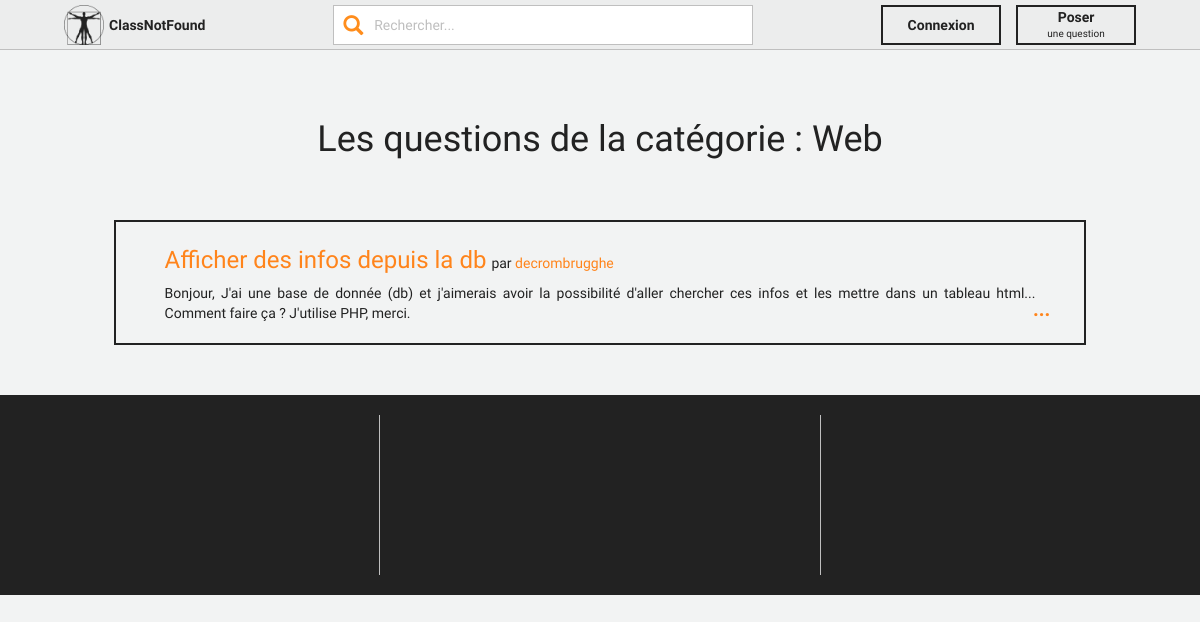
Before: /category/web with the older database file.
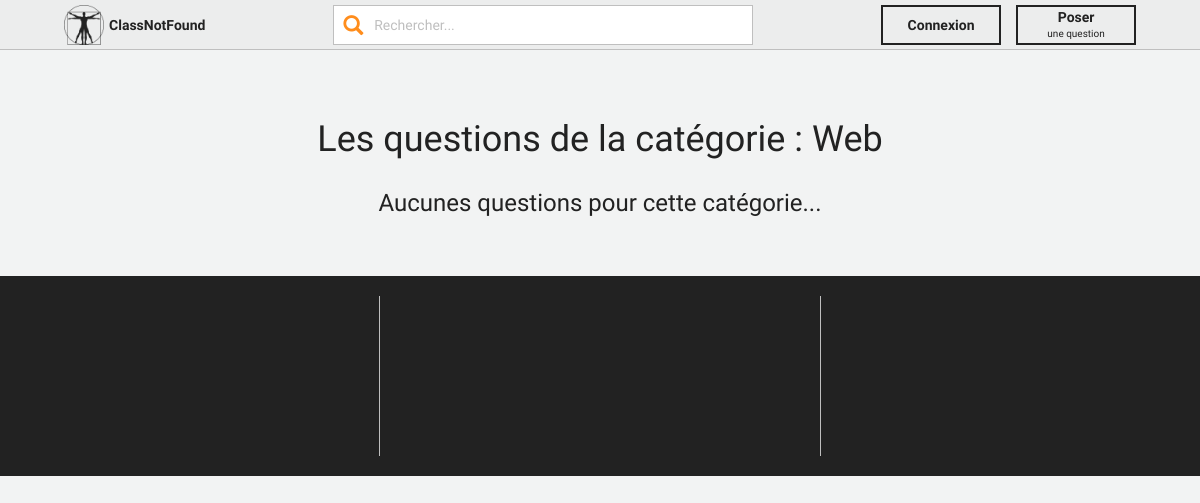
After: the same page with the newer database file.
### tables this page shows
CREATE TABLE `questions` (
  `question_id` int(11) NOT NULL,
  `title` varchar(255) NOT NULL,
  `category_id` int(11) NOT NULL,
  `subject` varchar(255) NOT NULL,
  `creation_date` datetime NOT NULL,
  `state` char(1) NOT NULL DEFAULT 'o' COMMENT '{‘o’, ’s’, ‘d’}',
  `user_id` int(11) NOT NULL,
  `referer_question_id` int(11) DEFAULT NULL,
  `correct_answer_id` int(11) DEFAULT NULL
);

CREATE TABLE `users` (
  `user_id` int(11) NOT NULL,
  `name` varchar(255) NOT NULL,
  `firstname` varchar(255) NOT NULL,
  `username` varchar(255) NOT NULL,
  `email` varchar(255) NOT NULL,
  `passwd` varchar(255) NOT NULL,
  `isLocked` tinyint(4) NOT NULL DEFAULT '0' COMMENT '{0, 1}',
  `isAdmin` tinyint(4) NOT NULL DEFAULT '0' COMMENT '{0, 1}'
);

### models/classes/Db.class.php (called while the page is built, shortened)
<?php
	class Db {
		private $_db;
		private function __construct() {
			$ini_array = parse_ini_file(PATH_MODELS."config.ini", true);
			$config['host'] = $ini_array['db']['host'];
			$config['dbname'] = $ini_array['db']['name'];
			$config['user'] = $ini_array['db']['user'];
			$config['pass'] = $ini_array['db']['passwd'];
			$pdo_options = array(PDO::ATTR_ERRMODE => PDO::ERRMODE_EXCEPTION,
				PDO::MYSQL_ATTR_INIT_COMMAND => 'SET NAMES utf8');
			try {
				$this->_db = new PDO('mysql:host='.$config['host'].';dbname='.$config['dbname'], $config['user'], $config['pass'], $pdo_options);
			} catch (Exception $e) {
				exit('Error : '.$e->getMessage());
			}
		}
		public function getCategory($referer) {
			$request = $this->_db->prepare("SELECT * FROM class_not_found.categories c WHERE c.link_referer = :referer");
			$request->bindValue('referer', $referer, PDO::PARAM_STR);
			$request->execute();
			$cat = $request->fetch();
			return $cat;
		}
		public function getQuestions() {
			$type = func_get_arg(0);
			if (!empty($type)) {
				switch ($type) {
					case "cat":
						$referer = func_get_arg(1);
						$request = $this->_db->prepare("SELECT q.question_id, q.title, q.subject, u.username
							FROM class_not_found.questions q, class_not_found.categories c, class_not_found.users u
							WHERE c.link_referer = :referer
							AND c.category_id = q.category_id
							AND u.user_id = q.user_id
							ORDER BY q.creation_date DESC");
						$request->bindValue('referer', $referer, PDO::PARAM_STR);
						break;
				}
			} else {
				$request = $this->_db->prepare("SELECT * FROM class_not_found.questions q ORDER BY q.creation_date DESC");
			}
			$request->execute();
			$quests = $request->fetchAll();
			return $quests;
		}
	}

### models/classes/GlobalFunctions.class.php (called while the page is built, shortened)
<?php
	class GlobalFunctions {
		public function clean($string) {
			$string = strtolower($string);
			$string = str_replace(' ', '-', $string);
			$string = iconv('utf-8','ASCII//IGNORE//TRANSLIT', $string);
			$string = preg_replace('/[^A-Za-z0-9\-]/', '', $string);
			return rtrim($string,"- ");
		}
	}

### views/category.php (the view)
<div id="questions-display">
	<h1>Les questions de la catégorie : <?php echo $this->_category['name']?></h1>
	<div class="questions">
	<?php
		if (empty($questions)) echo "<h3>Aucunes questions pour cette catégorie...</h3>";
		else {
			foreach ($questions as $key => $value) {
				echo '<div class="question">';
					echo '<div>';
						$link = "/question/".$value['question_id']."/".$this->_global['fn']->clean($value['title']);
						echo '<h3><a href="'.$link.'">'.$value['title'].'</a></h3>';
						echo '<span>par <a href="/user/'.$value['username'].'" class="author">'.$value['username'].'</a></span>';
					echo '</div>';
					echo '<p>';
						echo '<span>';
						echo $value['subject'];
						echo '</span>';
					echo '</p>';
				echo '</div>';
			}
		}
	?>
	</div>
</div>

Changed rows visible on the page:
removed questions: title "Afficher des infos depuis la db", user.username "decrombrugghe", subject "Bonjour, J'ai une base de donnée (db) et j'aimerais avoir la possibilité d'aller chercher ces infos et les mettre dans un tableau html... Comment faire ça ? J'utilise PHP, merci."
Other visible differences:
text now shown: "Aucunes questions pour cette catégorie..."
